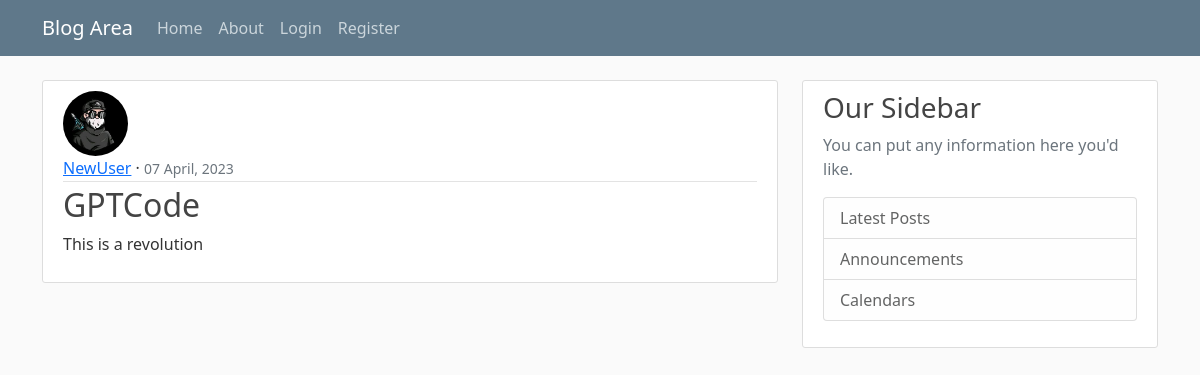
The page /post/10/ on the database its author committed.
### blog/models.py (models this page shows, shortened)
class Post(models.Model):
    title = models.CharField(max_length=80)
    content = models.TextField()
    date_posted = models.DateTimeField(default=timezone.now)
    author = models.ForeignKey(User, on_delete=models.CASCADE)

### users/models.py (models this page shows, shortened)
class Profile(models.Model):
    user = models.OneToOneField(User, on_delete=models.CASCADE)
    image = models.ImageField(default='default.jpg', upload_to='profile_pics')

### blog/views.py (the view)
# urls.py: path('post/<int:pk>/', PostDetailView.as_view(), name='post-detail'),
class PostDetailView(DetailView):
    model = Post

### blog/templates/blog/post_detail.html (shortened to what this page needs)
{% extends "base.html" %}
{% block content %}
    <article class="media content-section">
        <img class="rounded-circle article-img" src="{{ object.author.profile.image.url }}">
        <div class="media-body">
            <div class="article-metadata">
                <a class="mr-2" href="{% url 'user-posts' object.author.username %}">{{ object.author }}</a> &middot;
                <small class="text-muted">{{ object.date_posted|date:"d F, Y" }}</small>
            </div>
            <h2 class="article-title">{{ object.title }}</h2>
            <p class="article-content">{{ object.content }}</p>
        </div>
    </article>
{% endblock content%}

### blog/static/blog/main.css (style rules this page uses)
body { background: #fafafa; color: #333333; margin-top: 5rem; }
h1, h2, h3, h4, h5, h6 { color: #444444; }
.content-section { background: #ffffff; padding: 10px 20px; border: 1px solid #dddddd; border-radius: 3px; margin-bottom: 20px; }
.article-title { color: #444444; }
.article-content { white-space: pre-line; }
.article-img { height: 65px; width: 65px; margin-right: 16px; }
.article-metadata { padding-bottom: 1px; margin-bottom: 4px; border-bottom: 1px solid #e3e3e3 }

### rows shown on the page
Post: author.profile.image (picture), author "NewUser", date_posted "07 April, 2023", title "GPTCode", content "This is a revolution"
